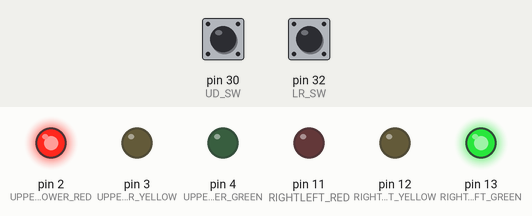
Simulated run of this sketch. Board: Arduino Mega 2560, built with avr-gcc and run on an emulated ATmega2560. Parts: output pins drawn as LEDs (lit = HIGH). Dashed ring = blinking. The test bench sets the inputs (shaded band); at power-on: pin 30 (UD_SW) HIGH, pin 32 (LR_SW) HIGH.

Above: at 1.2 s.
1.3 s: pin 30 (UD_SW) pulled LOW for 0.15 s
At 4.6 s:
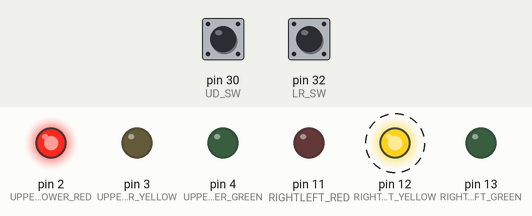
At 14.6 s:
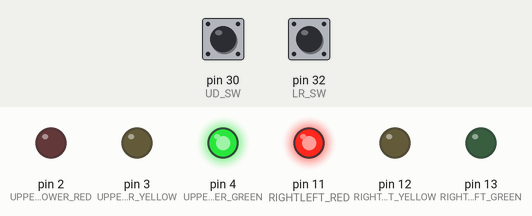
Timing chart, 0 to 20.8 s (numbered marks = the images above; inputs shaded):
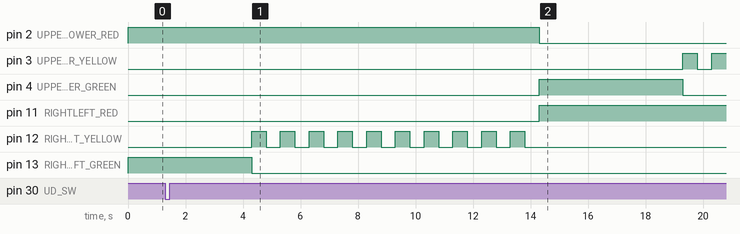

The sketch:

_0929.ino
```cpp
#define UPPERLOWER_RED 2
#define UPPERLOWER_YELLOW 3
#define UPPERLOWER_GREEN 4 //위쪽 불
/*#define LOWER_RED 22
#define LOWER_YELLOW 24
#define LOWER_GREEN 26  //아래쪽 불*/
#define RIGHTLEFT_RED 11
#define RIGHTLEFT_YELLOW 12
#define RIGHTLEFT_GREEN 13  //오른쪽 불
/*#define LEFT_RED 23
#define LEFT_YELLOW 25
#define LEFT_GREEN 27  //왼쪽 불*/
#define UD_SW 30       //위아래 스위치
#define LR_SW 32       //양옆 스위치

int interval = 5000;
unsigned long TimeUD;
unsigned long TimeLR;

void setup()  // 초기 한번 실행
{
  pinMode(UPPERLOWER_RED, OUTPUT);
  pinMode(UPPERLOWER_YELLOW, OUTPUT);
  pinMode(UPPERLOWER_GREEN, OUTPUT);
 /* pinMode(LOWER_RED, OUTPUT);
  pinMode(LOWER_YELLOW, OUTPUT);
  pinMode(LOWER_GREEN, OUTPUT);*/
  pinMode(RIGHTLEFT_RED, OUTPUT);
  pinMode(RIGHTLEFT_YELLOW, OUTPUT);
  pinMode(RIGHTLEFT_GREEN, OUTPUT);
  /*pinMode(LEFT_RED, OUTPUT);
  pinMode(LEFT_YELLOW, OUTPUT);
  pinMode(LEFT_GREEN, OUTPUT);*/
  pinMode(UD_SW, INPUT_PULLUP);
  pinMode(LR_SW, INPUT_PULLUP);
  initLeftRight();
  TimeLR = interval;
}

void loop() //반복
{
  if(digitalRead(LR_SW) == LOW && digitalRead(UPPERLOWER_GREEN) == HIGH){
    delay(3000);
    Blink_UD_LED();
    initLeftRight();
  }
  else if(digitalRead(UD_SW) == LOW && digitalRead(RIGHTLEFT_GREEN) == HIGH){
    delay(3000);
    Blink_LR_LED();
    initUpDown();
  }
  else{
    unsigned long currentTime = millis();

    if(currentTime > TimeUD + interval && currentTime > TimeLR + interval*2){

      Blink_UD_LED();
      initLeftRight();
    }
    else if(currentTime > TimeLR + interval && currentTime > TimeUD + interval*2){

      Blink_LR_LED();
      initUpDown();
    }
 }
}

void Blink_LR_LED(){
  digitalWrite(RIGHTLEFT_GREEN, LOW);/*  digitalWrite(LEFT_GREEN, LOW);*/
   for(int i = 0; i<10; i++){
  digitalWrite(RIGHTLEFT_YELLOW, HIGH);  /* digitalWrite(RIGHT_YELLOW, HIGH);*/
  delay(500);
  digitalWrite(RIGHTLEFT_YELLOW, LOW);  /* digitalWrite(RIGHT_YELLOW, LOW);*/
  delay(500);
 }
}

void Blink_UD_LED(){
  digitalWrite(UPPERLOWER_GREEN, LOW);  /*digitalWrite(LOWER_GREEN, LOW);*/
   for(int i = 0; i<10; i++){
  digitalWrite(UPPERLOWER_YELLOW, HIGH);   /*digitalWrite(LOWER_YELLOW, HIGH);*/
  delay(500);
  digitalWrite(UPPERLOWER_YELLOW, LOW);  /* digitalWrite(LOWER_YELLOW, LOW);*/
  delay(500);
 }
}

void initUpDown(){
  digitalWrite(UPPERLOWER_GREEN, HIGH);/* digitalWrite(LOWER_GREEN, HIGH);*/
  digitalWrite(RIGHTLEFT_RED, HIGH); /*digitalWrite(RIGHT_RED, HIGH);*/

  digitalWrite(UPPERLOWER_YELLOW, LOW);  /* digitalWrite(LOWER_YELLOW, LOW);*/
  digitalWrite(RIGHTLEFT_YELLOW, LOW);  /* digitalWrite(RIGHT_YELLOW, LOW);*/
  digitalWrite(UPPERLOWER_RED, LOW);  /*digitalWrite(LOWER_RED, LOW);*/
  digitalWrite(RIGHTLEFT_GREEN, LOW);  /*digitalWrite(LEFT_GREEN, LOW);*/
  TimeUD = millis();
  }

 void initLeftRight(){
  digitalWrite(RIGHTLEFT_GREEN, HIGH);  /*digitalWrite(LEFT_GREEN, HIGH);*/
  digitalWrite(UPPERLOWER_RED, HIGH);  /*digitalWrite(LOWER_RED, HIGH);*/

  digitalWrite(UPPERLOWER_YELLOW, LOW);   /*digitalWrite(LOWER_YELLOW, LOW);*/
  digitalWrite(RIGHTLEFT_YELLOW, LOW);   /*digitalWrite(RIGHT_YELLOW, LOW);*/
  digitalWrite(RIGHTLEFT_RED, LOW);  /*digitalWrite(RIGHT_RED, LOW);*/
  digitalWrite(UPPERLOWER_GREEN, LOW); /* digitalWrite(LOWER_GREEN, LOW);*/
  TimeLR = millis();
 }
```

Measured:
- after the input at 1.3 s, pin 2 (UPPERLOWER_RED): HIGH → LOW after 13.0 s instead of 18.7 s; pin 3 (UPPERLOWER_YELLOW): LOW → HIGH after 18.0 s, → LOW 0.50 s later, → HIGH 0.50 s later; pin 4 (UPPERLOWER_GREEN), pin 11 (RIGHTLEFT_RED): LOW → HIGH after 13.0 s instead of 18.7 s; pin 13 (RIGHTLEFT_GREEN): HIGH → LOW after 3.0 s instead of 8.7 s
- by itself, pin 12 (RIGHTLEFT_YELLOW): alternates HIGH for 0.50 s and LOW for 0.50 s, 20 changes in all, then stays LOW
